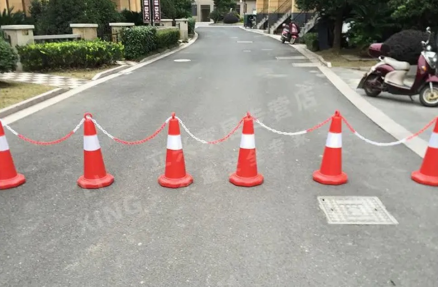
#> input picture test_images/image_1.jpg, 438 x 287 px
$ python main.py
#> lines starting #> are read from the running program, lines starting #| are printed output that depends on the picture; after the words box and inside, x2 and y2 are one past the last pixel; in counts of white or black regions, pixels touching at a corner belong together
### NMS.py
import cv2
import numpy as np
import copy


seed = 10001
np.random.seed(seed)

bounding_boxes = [
        [545, 125, 765, 440],
        [890, 100, 1115, 430],
        [1275, 170, 1490, 490]
    ]

confidence_score = [0.95, 0.98, 0.96]

num_anchor = 10
anchors = copy.deepcopy(bounding_boxes)
scores = copy.deepcopy(confidence_score)


def nms(bboxes, threshold=0.5):
    x1 = bboxes[:, 0]
    y1 = bboxes[:, 1]
    x2 = bboxes[:, 2]
    y2 = bboxes[:, 3]

    areas = (x2 - x1) * (y2 - y1)
    scores= y2-y1
    # 从大到小对应的的索引
    order = scores.argsort()[::-1]

    # 记录输出的bbox
    keep = []
    while order.size > 0:
        i = order[0]
        # 记录本轮最大的score对应的index
        keep.append(i)

        if order.size == 1:
            break
        # 计算当前bbox与剩余的bbox之间的IoU
        # 计算IoU需要两个bbox中最大左上角的坐标点和最小右下角的坐标点
        # 即重合区域的左上角坐标点和右下角坐标点
        xx1 = np.maximum(x1[i], x1[order[1:]])
        yy1 = np.maximum(y1[i], y1[order[1:]])
        xx2 = np.minimum(x2[i], x2[order[1:]])
        yy2 = np.minimum(y2[i], y2[order[1:]])

        # 如果两个bbox之间没有重合, 那么有可能出现负值
        w = np.maximum(0.0, (xx2 - xx1))
        h = np.maximum(0.0, (yy2 - yy1))
        inter = w * h

        # iou = inter / (areas[i] + areas[order[1:]] - inter)

        #跟最小的那个比
        iou = inter / np.minimum(areas[i],areas[order[1:]])
        # iou = inter /[areas[i],areas[order[1:]]].min()

        # 删除IoU大于指定阈值的bbox(重合度高), 保留小于指定阈值的bbox
        ids = np.where(iou <= threshold)[0]
        # 因为ids表示剩余的bbox的索引长度
        # +1恢复到order的长度
        order = order[ids + 1]

    return keep

#去除包含关系的框
def remove_little(bboxes):
    for box in bboxes:
        x1, y1, x2, y2 = box
        for box2 in bboxes:
            x3, y3, x4, y4 = box2
            if x1 < x3 and y1 < y3 and x2 > x4 and y2 > y4:
                bboxes.remove(box2)
    return bboxes

### main.py
import cv2
import numpy as np
import heapq
import os
from NMS import nms
from NMS import remove_little

#参数
#------------------------------------------------------------------------------------#
#单张
original_img = cv2.imread('test_images/image_1.jpg')
#> original_img is the input picture: shape (287, 438, 3); mean B, G, R 141, 149, 156.2
scale_count=4
yellow_flag=False
is_show_process = False
#是否检测文件夹
is_detect_file = False
original_file_path = 'test_images/'
result_file_path = 'result/'
#------------------------------------------------------------------------------------#

# [7 lines left out: function detect_file, not called in this run]
#主程序入口
def detect_main(original_img=original_img,img_count=scale_count,yellow_flag=yellow_flag,is_show_process=is_show_process):

#> called with img_count = 4, yellow_flag = False, is_show_process = False
    img_list=[]
    rect_list=[ ]
    #img_count 代表缩放次数 1280 2560 5120
    for i in range(img_count):
        img_list.append(cv2.resize(original_img, (1280*(2**i),1280*(2**i))))
#> after the loop, img_list = 4 items
    for img in img_list:
        rect_list.append(detect_cones(img,yellow_flag))
#> this loop made 4 passes
#> pass 1, in detect_cones, `imgThreshLow = cv2.inRange(hsv_img, lower_red1, lower_red2)`:
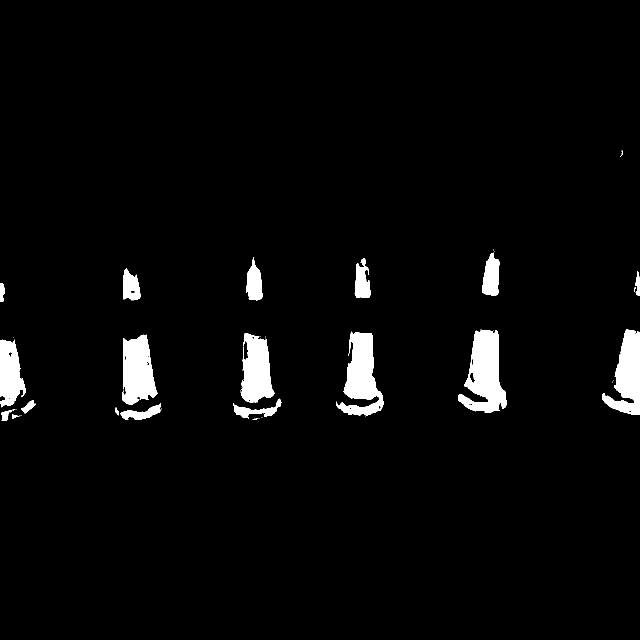
#> imgThreshLow: shape (1280, 1280) (shown at 1/2 size); 3.3% white; 44 white regions (25 under 20 px), largest, box (x1, y1, x2, y2) and area: (916, 659, 1013, 825) 9321, (672, 663, 767, 831) 8278, (1204, 659, 1280, 830) 7199
#> pass 1, in detect_cones, `imgThreshHigh = cv2.inRange(hsv_img, upper_red1, upper_red2)`:
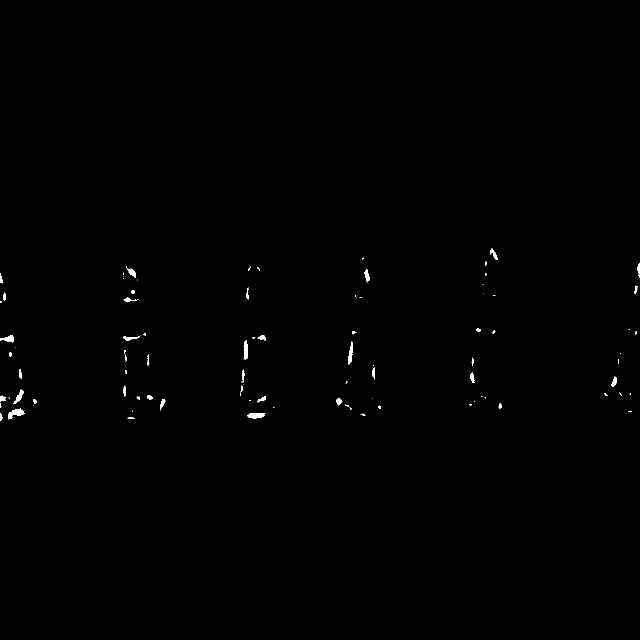
#> imgThreshHigh: shape (1280, 1280) (shown at 1/2 size); 0.29% white; 99 white regions (52 under 20 px), largest, box (x1, y1, x2, y2) and area: (16, 817, 49, 839) 361, (495, 826, 531, 837) 279, (696, 683, 706, 730) 252
#> pass 1, in detect_cones, `threshed_img = cv2.bitwise_or(imgThreshLow, imgThreshHigh)`:
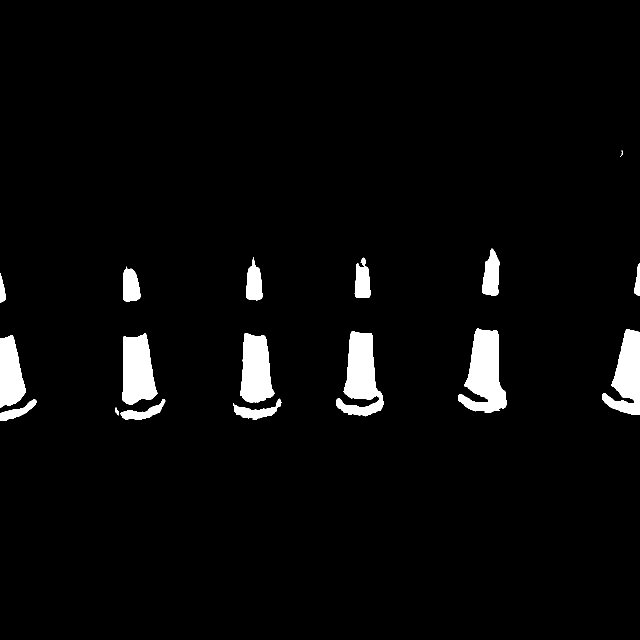
#> threshed_img: shape (1280, 1280) (shown at 1/2 size); 3.6% white; 21 white regions (4 under 20 px), largest, box (x1, y1, x2, y2) and area: (916, 657, 1013, 825) 9626, (672, 662, 767, 831) 8844, (244, 666, 315, 810) 7561
#> after the loop, rect_list = 4 items
    base_img=cv2.resize(original_img, (1280,1280))#在1280*1280的图上画
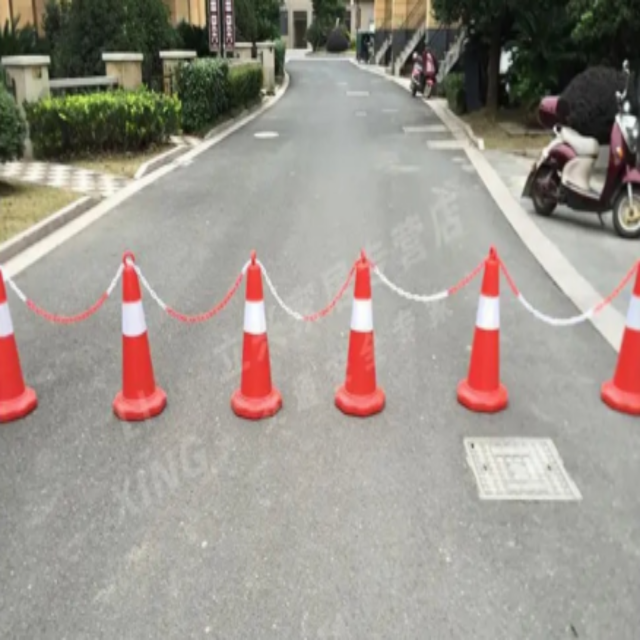
#> base_img: shape (1280, 1280, 3) (shown at 1/2 size); mean B, G, R 140.9, 148.9, 156.1
    #NMS 用于去除重叠的框 第一个参数是box 第二个参数是score 第三个参数是阈值
    #score 用面积代替
    i=0
    all_boxes = []
    for i in range(img_count):
        for rect in rect_list[i]:
            x, y, w, h = rect
            x = int(x/(2**i))
            y = int(y/(2**i))
            w = int(w/(2**i))
            h = int(h/(2**i))
            all_boxes.append([x, y, x+w, y+h])
    #去除包含关系的框
    all_boxes = remove_little(all_boxes)
    all_boxes = np.array(all_boxes)
    #去除重叠的框
    if img_count>1:
        remain_box_index = nms(all_boxes, 0.3)
        all_boxes = all_boxes[remain_box_index]
    #画框
    for box in all_boxes:
        x1, y1, x2, y2 = box
        cv2.rectangle(base_img, (x1, y1), (x2, y2), (1, 255, 1), 2)
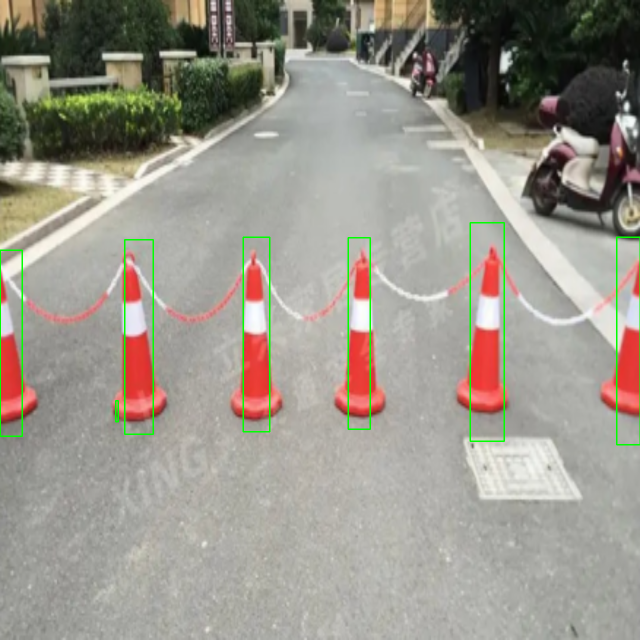
#> base_img: shape (1280, 1280, 3) (shown at 1/2 size); 0.93% of pixels changed, all inside (x1, y1, x2, y2) = (0, 444, 1280, 891)
    cv2.namedWindow("final",0);
    cv2.resizeWindow("final", 640, 640);
    cv2.imshow('final', base_img)
    cv2.waitKey(0)
    return base_img

#函数定义部分
def detect_cones(img,yellow_flag=False):
    # 显示原图
    # cv2.namedWindow("ImageWindow",0);
    # cv2.resizeWindow("ImageWindow", 640, 640);
    # cv2.imshow('ImageWindow', img)
    # cv2.waitKey(0)
    # 转换至HSV色域
    hsv_img = cv2.cvtColor(img, cv2.COLOR_BGR2HSV)

    # 定义感兴趣的红色范围
    lower_red1 = np.array([0, 135, 135])
    lower_red2 = np.array([10, 255, 255])
    upper_red1 = np.array([156, 135, 150])
    upper_red2 = np.array([180, 255, 255])
    #筛选出感兴趣区域
    imgThreshLow = cv2.inRange(hsv_img, lower_red1, lower_red2)
    imgThreshHigh = cv2.inRange(hsv_img, upper_red1, upper_red2)
    threshed_img = cv2.bitwise_or(imgThreshLow, imgThreshHigh)
     #安全黄53°,99%,93% 50 80
    if yellow_flag:
        lower_yellow = np.array([30, 50, 80])
        upper_yellow = np.array([34, 255, 255])
        imgThreshYellow = cv2.inRange(hsv_img, lower_yellow, upper_yellow)
        threshed_img = cv2.bitwise_or(threshed_img, imgThreshYellow)

    # 定义开闭运算kernel,这里使用了非规则的kernel来增强性能

    kernel_dilate = np.ones((15,3),np.uint8)
    kernel_erode_h= np.ones((5,1),np.uint8)
    kernel_erode_w = np.ones((1,5),np.uint8)

    # 进行开闭运算
    # 先进行垂直方向的开运算，将相连的路障分开
    smoothed_img = cv2.erode(threshed_img, kernel_erode_h, iterations = 7)
    smoothed_img = cv2.dilate(smoothed_img, kernel_erode_h, iterations = 5)


    # 再进行水平方向的开运算，进一步去掉噪声
    smoothed_img = cv2.erode(smoothed_img, kernel_erode_w, iterations = 2)
    # smoothed_img = cv2.dilate(smoothed_img, kernel_erode_w, iterations = 2)

    # 最后进行膨胀操作，使得障碍物区域更加连续 闭运算
    smoothed_img = cv2.dilate(smoothed_img, kernel_dilate, iterations = 9)
    mask = cv2.erode(smoothed_img, kernel_erode_w, iterations = 4)

    # 显示处理后的图像
    if is_show_process:

        cv2.namedWindow("ori",0);
        cv2.resizeWindow("ori", 640, 640);
        cv2.imshow('ori', threshed_img)
        cv2.waitKey(0)

        cv2.namedWindow("proceed",0);
        cv2.resizeWindow("proceed", 640, 640);
        cv2.imshow('proceed', mask)
        cv2.waitKey(0)


    contours, _ = cv2.findContours(mask, cv2.RETR_TREE, cv2.CHAIN_APPROX_SIMPLE)
    imgContours = np.zeros_like(img)
    cv2.drawContours(imgContours, contours, -1, (0, 255, 0), 1)


    approxContours = []

    for contour in contours:
        approx = cv2.approxPolyDP(contour, 10, True)
        approxContours.append(approx)

    img_Contours = np.zeros_like(mask)
    cv2.drawContours(img_Contours, approxContours, -1, 255, 1)


    allConvexHulls = []

    for approxContour in approxContours:
        allConvexHulls.append(cv2.convexHull(approxContour))

    imgAllConvexHulls = np.zeros_like(mask)
    cv2.drawContours(imgAllConvexHulls, allConvexHulls, -1, (255, 255, 255), 2)


    convexHull3To15 = []

    for convexHull in allConvexHulls:
        if 3 <= len(convexHull) <= 15:
            convexHull3To15.append(cv2.convexHull(convexHull))

    imgConvexHulls3To10 = np.zeros_like(mask)
    cv2.drawContours(imgConvexHulls3To10, convexHull3To15, -1, (255, 255, 255), 2)

    cones = []
    bounding_Rects = []

    for ch in convexHull3To15:
        if convexHullPointingUp(ch):
            cones.append(ch)
            rect = cv2.boundingRect(ch)
            bounding_Rects.append(rect)
    imgTrafficCones = np.zeros_like(mask)
    # cv2.drawContours(imgTrafficCones, cones, -1, (255, 255, 255), 2)

    # cv2.namedWindow("mask",0);
    # cv2.resizeWindow("mask", 640, 640);
    # cv2.imshow('mask', mask)
    # cv2.waitKey(0)
    # # cv2.imshow('canny', canny)
    # # cv2.imshow('res', res)
    # # cv2.waitKey(0)
    # cv2.namedWindow("contours",0);
    # cv2.resizeWindow("contours", 640, 640);
    # cv2.imshow('contours', imgContours)
    # cv2.waitKey(0)
    # cv2.namedWindow("approxContours",0);
    # cv2.resizeWindow("approxContours", 640, 640);
    # cv2.imshow('approxContours', img_Contours)
    # cv2.waitKey(0)
    # cv2.namedWindow("convexHull",0);
    # cv2.resizeWindow("convexHull", 640, 640);
    # cv2.imshow('convexHull', imgAllConvexHulls)
    # cv2.waitKey(0)
    # cv2.namedWindow("convexHull3To15",0);
    # cv2.resizeWindow("convexHull3To15", 640, 640);
    # cv2.imshow('convexHull3To15', imgConvexHulls3To10)
    # cv2.waitKey(0)
    # cv2.namedWindow("Up Cones",0);
    # cv2.resizeWindow("Up Cones", 640, 640);
    # cv2.imshow('Up Cones', imgTrafficCones)
    # cv2.waitKey(0)
    # cv2.namedWindow("final",0);
    # cv2.resizeWindow("final", 640, 640);
    # cv2.imshow('final', finalcopy)
    # cv2.waitKey(0)
    cv2.destroyAllWindows()
    return bounding_Rects

    # [10 lines of commented-out code are left out]

def convexHullPointingUp(ch):
    pointsAboveCenter, poinstBelowCenter = [], []

    x, y, w, h = cv2.boundingRect(ch)
    aspectRatio = w / h

    if aspectRatio < 0.8:
        verticalCenter = y + h / 2

        for point in ch:
            if point[0][1] < verticalCenter:
                pointsAboveCenter.append(point)
            elif point[0][1] >= verticalCenter:
                poinstBelowCenter.append(point)
        if pointsAboveCenter.__len__() < 2:
            return True
        leftX = poinstBelowCenter[0][0][0]
        rightX = poinstBelowCenter[0][0][0]
        for point in poinstBelowCenter:
            if point[0][0] < leftX:
                leftX = point[0][0]
            if point[0][0] > rightX:
                rightX = point[0][0]

        # for point in pointsAboveCenter:
        #     if (point[0][0] < leftX) or (point[0][0] > rightX):
        #         return False
        # 根据Y找到最高的两个点 判断是否在leftx到rightx之间
        pointY = []
        for point in pointsAboveCenter:
            pointY.append(point[0][1])
        top_number = heapq.nsmallest(2, pointY)
        top_index = []
        for t in top_number:
            index = pointY.index(t)
            top_index.append(index)
            pointY[index] = 0
        topPoint = pointsAboveCenter[top_index[0]]
        secondPoint = pointsAboveCenter[top_index[1]]
        if (topPoint[0][0] < leftX) or (topPoint[0][0] > rightX) or (secondPoint[0][0] < leftX) or (secondPoint[0][0] > rightX):
            return False

    else:
        return False

    return True


# # cv2.imshow('Cone', img)
# # cv2.waitKey(0)
# cv2.namedWindow("mask",0);
# cv2.resizeWindow("mask", 640, 640);
# cv2.imshow('mask', mask)
# cv2.waitKey(0)
# # cv2.imshow('canny', canny)
# # cv2.imshow('res', res)
# # cv2.waitKey(0)
# cv2.namedWindow("contours",0);
# cv2.resizeWindow("contours", 640, 640);
# cv2.imshow('contours', imgContours)
# cv2.waitKey(0)
# cv2.namedWindow("approxContours",0);
# cv2.resizeWindow("approxContours", 640, 640);
# cv2.imshow('approxContours', img_Contours)
# cv2.waitKey(0)
# cv2.namedWindow("convexHull",0);
# cv2.resizeWindow("convexHull", 640, 640);
# cv2.imshow('convexHull', imgAllConvexHulls)
# cv2.waitKey(0)
# cv2.namedWindow("convexHull3To15",0);
# cv2.resizeWindow("convexHull3To15", 640, 640);
# cv2.imshow('convexHull3To15', imgConvexHulls3To10)
# cv2.waitKey(0)
# cv2.namedWindow("Up Cones",0);
# cv2.resizeWindow("Up Cones", 640, 640);
# cv2.imshow('Up Cones', imgTrafficCones)
# cv2.waitKey(0)
# cv2.namedWindow("final",0);
# cv2.resizeWindow("final", 640, 640);
# cv2.imshow('final', finalcopy)
# cv2.waitKey(0)
# cv2.destroyAllWindows()
if __name__ == '__main__':
    if is_detect_file:
        detect_file()
    else:
        detect_main()

$ run again, with test_images/image_4.jpg copied over test_images/image_1.jpg
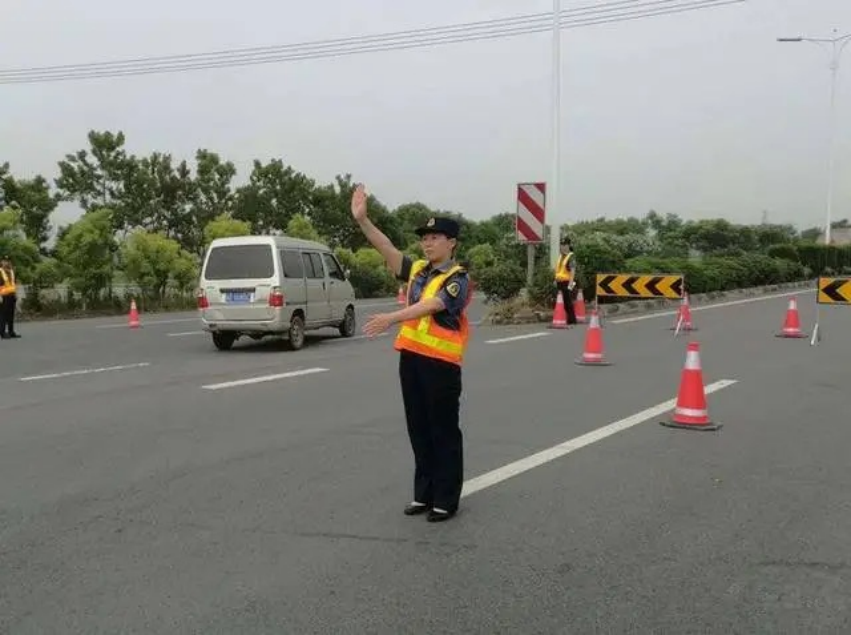
#> input picture test_images/image_4.jpg, 851 x 635 px
#> original_img is the input picture: shape (635, 851, 3); mean B, G, R 128.4, 134.5, 133.8
#> after the loop in detect_main, `for i in range(img_count):`: img_list = 4 items
#> the loop in detect_main, `for img in img_list:` made 4 passes
#> pass 1, in detect_cones, `imgThreshLow = cv2.inRange(hsv_img, lower_red1, lower_red2)`:
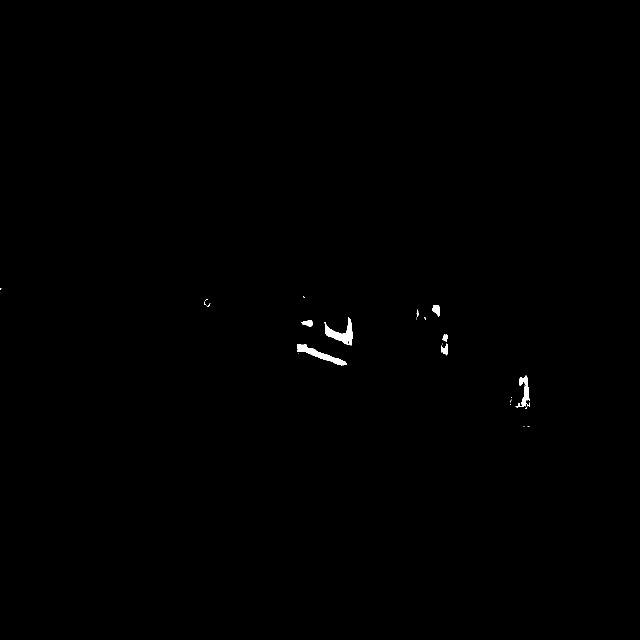
#> imgThreshLow: shape (1280, 1280) (shown at 1/2 size); 0.24% white; 26 white regions (17 under 20 px), largest, box (x1, y1, x2, y2) and area: (649, 634, 705, 691) 1206, (594, 688, 694, 731) 1178, (1031, 751, 1059, 816) 642
#> after the loop in detect_main, `for box in all_boxes:`:
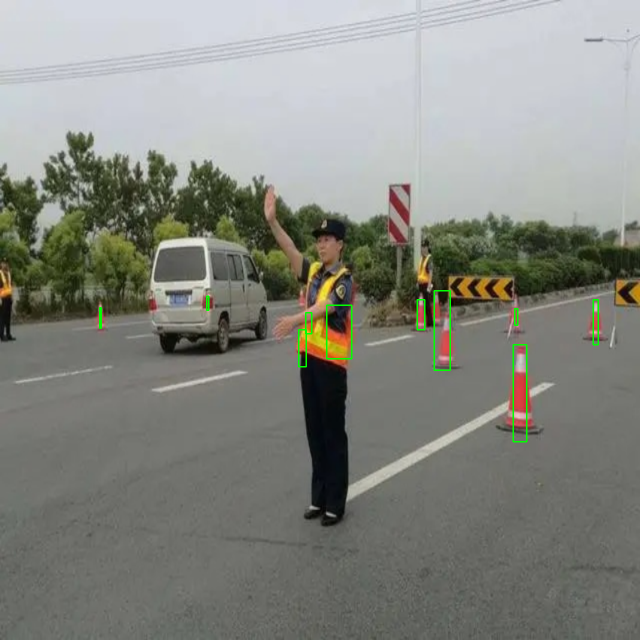
#> base_img: shape (1280, 1280, 3) (shown at 1/2 size); mean B, G, R 128, 135, 133.2

$ run again, with test_images/image_5.jpg copied over test_images/image_1.jpg
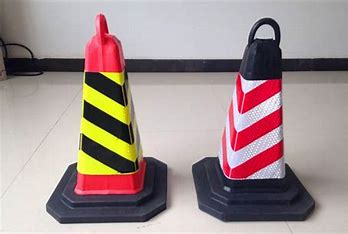
#> input picture test_images/image_5.jpg, 348 x 234 px
#> original_img is the input picture: shape (234, 348, 3); mean B, G, R 143.8, 144.7, 161.7
#> after the loop in detect_main, `for i in range(img_count):`: img_list = 4 items
#> the loop in detect_main, `for img in img_list:` made 4 passes
#> pass 1, in detect_cones, `imgThreshLow = cv2.inRange(hsv_img, lower_red1, lower_red2)`:
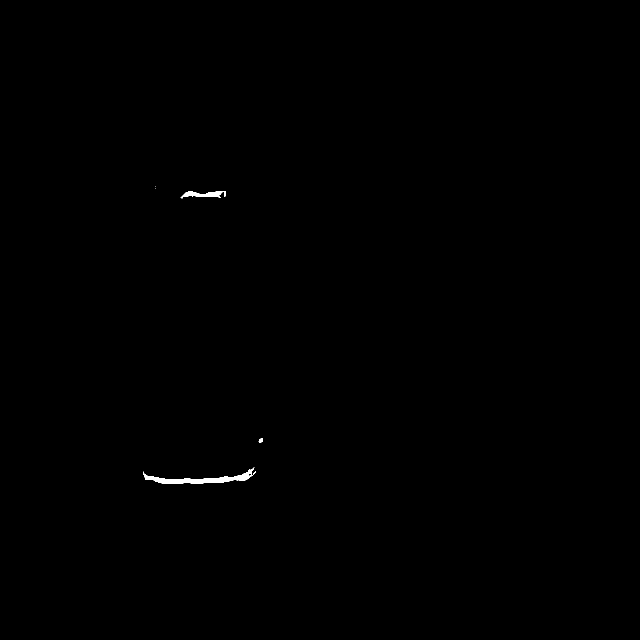
#> imgThreshLow: shape (1280, 1280) (shown at 1/2 size); 0.17% white; 5 white regions (2 under 20 px), largest, box (x1, y1, x2, y2) and area: (286, 934, 512, 968) 2089, (361, 382, 452, 398) 672, (517, 876, 525, 886) 51
#> after the loop in detect_main, `for img in img_list:`: rect_list = [[(825, 366, 202, 671), (325, 25, 123, 428)], [(1646, 1478, 413, 539), (640, 106, 264, 741)], [(2096, 3692, 13, 168), (1273, 267, 539, 1375)], [(4088, 7496, 26, 177), (4185, 7436, 38, 252), (4151, 6955, 48, 188)]]
#> after the loop in detect_main, `for box in all_boxes:`:
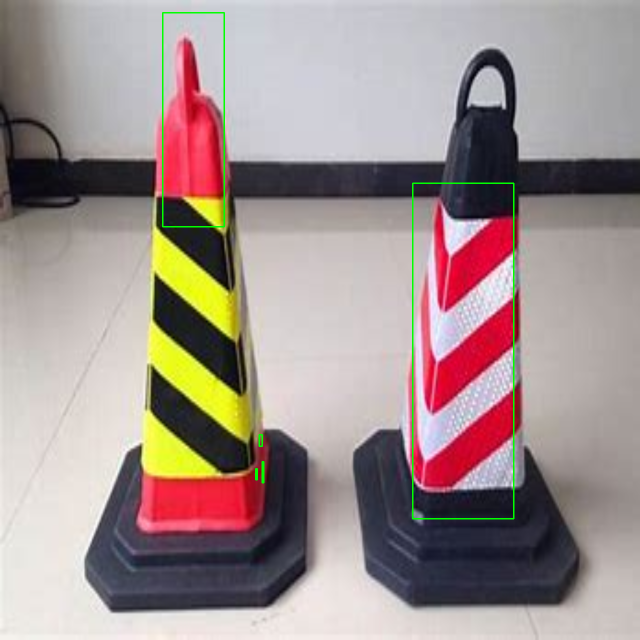
#> base_img: shape (1280, 1280, 3) (shown at 1/2 size); mean B, G, R 143.1, 145.4, 160.7
